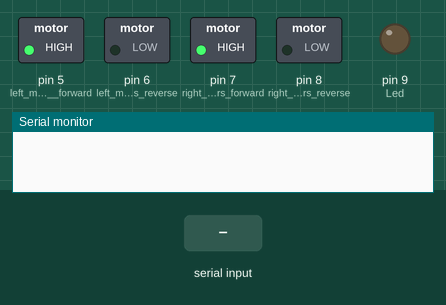
This sketch was run on a simulated Arduino Uno, built with avr-gcc and run on an emulated ATmega328P. Shown: switched loads named in the sketch (green lamp = pin HIGH), output pins drawn as LEDs (lit = HIGH), the last lines printed to the serial monitor. The test bench sets the inputs (shaded band).

Above: at 1.2 s.
1.3 s: "1" received over Serial
At 2.4 s:
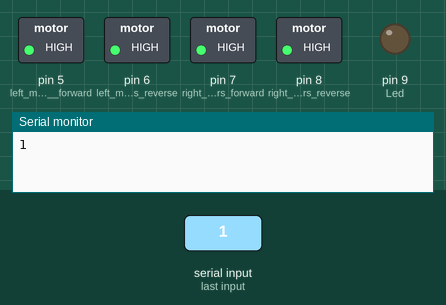
2.9 s: "W" received over Serial
At 3.6 s:
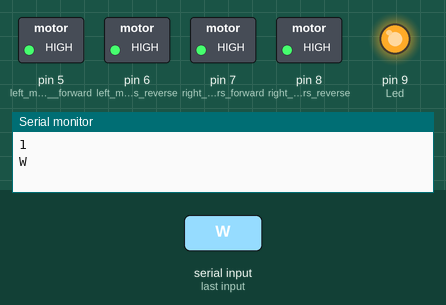
4.4 s: "S" received over Serial
At 4.8 s:
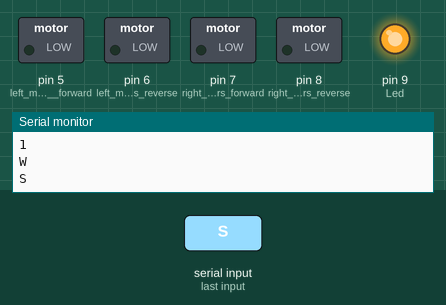
5.9 s: "L" received over Serial
At 7.1 s:
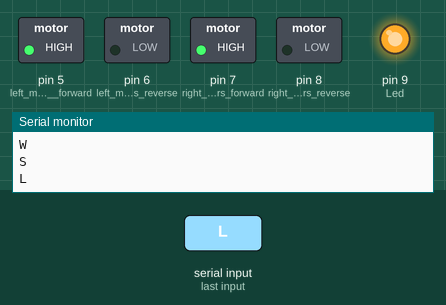
Timing chart, 0 to 8.4 s (numbered marks = the images above; inputs shaded):
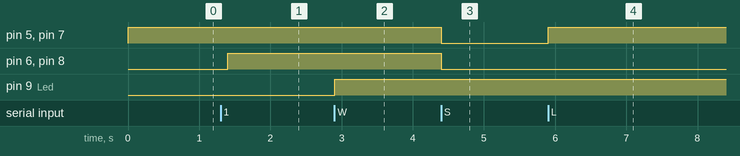

Measured:
- after the input at 1.3 s, pin 6 (left_motors_reverse), pin 8 (right_motors_reverse): LOW → HIGH after 0.10 s
- after the input at 2.9 s, pin 9 (Led): LOW → HIGH at once
- after the input at 4.4 s, pin 5 (left_motors__forward), pin 6 (left_motors_reverse), pin 7 (right__motors_forward), pin 8 (right_motors_reverse): HIGH → LOW at once
- after the input at 5.9 s, pin 5 (left_motors__forward), pin 7 (right__motors_forward): LOW → HIGH at once

The sketch:

Car-arduino.ino
```cpp
char t = 0;

void setup() {
pinMode(5,OUTPUT);   //left motors  forward
pinMode(6,OUTPUT);   //left motors reverse
pinMode(7,OUTPUT);   //right  motors forward
pinMode(8,OUTPUT);   //right motors reverse
pinMode(9,OUTPUT);   //Led
Serial.begin(9600);

}

void loop() {
  digitalWrite(5,HIGH);
  digitalWrite(7,HIGH);
  digitalWrite(5,HIGH);
  digitalWrite(5,HIGH);
if(Serial.available()>0){
  t = Serial.read();
  Serial.println(t);

  if(t == '0'){            //move  forward(all motors rotate in forward direction)
  digitalWrite(5,HIGH);
  digitalWrite(7,HIGH);
}
}

if(t == '0'){            //move  forward(all motors rotate in forward direction)
  digitalWrite(5,HIGH);
  digitalWrite(7,HIGH);
}

else if(t == '1'){      //move reverse (all  motors rotate in reverse direction)
  digitalWrite(6,HIGH);
  digitalWrite(8,HIGH);
}

else if(t == 'L'){      //turn right (left side motors rotate in forward direction,  right side motors doesn't rotate)
  digitalWrite(7,HIGH);
}

else  if(t == 'R'){      //turn left (right side motors rotate in forward direction, left  side motors doesn't rotate)
  digitalWrite(5,HIGH);
}

else if(t ==  'W'){    //turn led on or off)
  digitalWrite(9,HIGH);
}
else if(t == 'w'){
  digitalWrite(9,LOW);
}

else if(t == 'S'){      //STOP (all motors stop)
  digitalWrite(5,LOW);
  digitalWrite(6,LOW);
  digitalWrite(7,LOW);
  digitalWrite(8,LOW);
}
delay(100);
}
```
